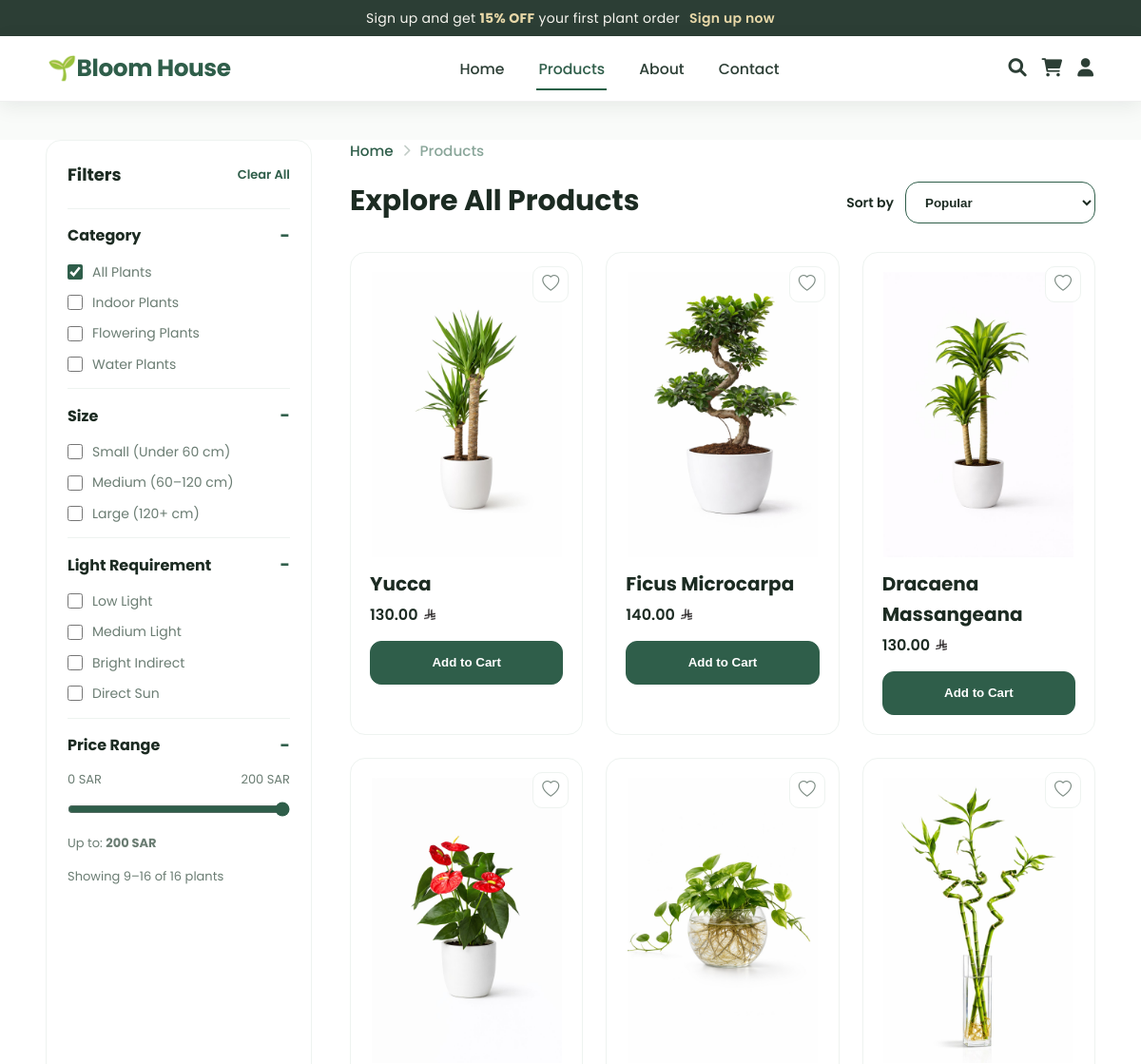
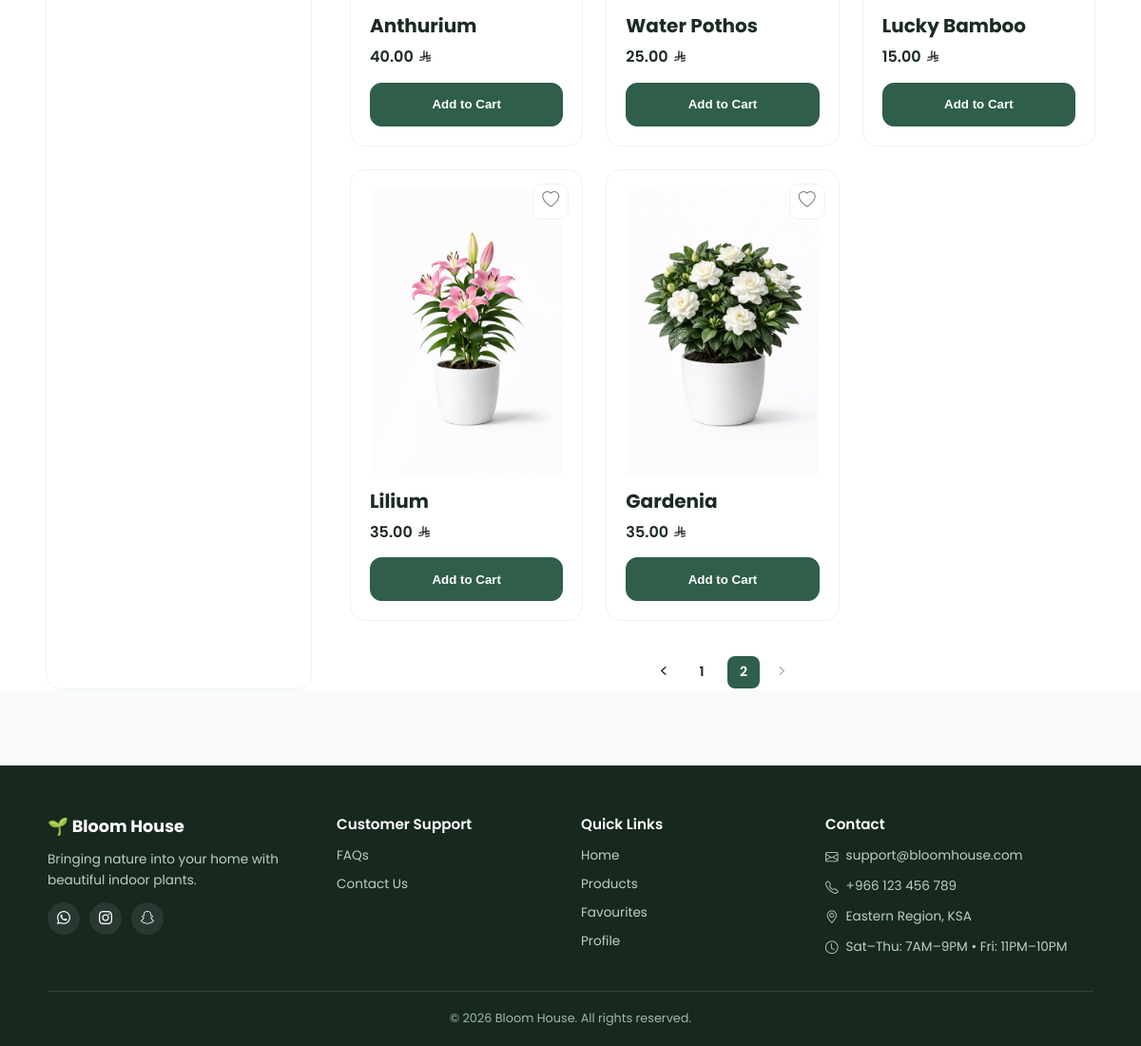
The app's page /products2.php with its own data (2 pictures, top to bottom).
### tables this page shows
CREATE TABLE `plants` (
  `plant_id` int(11) NOT NULL,
  `admin_id` int(11) DEFAULT NULL,
  `plant_name` varchar(100) NOT NULL,
  `description` text NOT NULL,
  `price` decimal(10,2) NOT NULL,
  `stock_quantity` int(11) NOT NULL,
  `light_requirement` varchar(100) NOT NULL,
  `watering_instruction` text NOT NULL,
  `image` varchar(255) NOT NULL,
  `availability_status` varchar(50) NOT NULL,
  `category` varchar(50) NOT NULL,
  `height_cm` int(11) NOT NULL,
  `humidity_requirement` enum('Low','Medium','High') NOT NULL
);

### products2.php (the view, shortened to what this page needs)
<?php
include("db_connect.php");
$currentPage = 2;
$limit = 8;
$offset = ($currentPage - 1) * $limit;
$categories = isset($_GET['category']) ? (array) $_GET['category'] : array();
$sizes = isset($_GET['size']) ? (array) $_GET['size'] : array();
$lights = isset($_GET['light']) ? (array) $_GET['light'] : array();
$maxPrice = isset($_GET['max_price']) && is_numeric($_GET['max_price']) ? (int) $_GET['max_price'] : '';
$sort = isset($_GET['sort']) ? trim($_GET['sort']) : '';
$allowedCategories = array('Indoor', 'Flower', 'Water');
$allowedSizes = array('small', 'medium', 'large');
$allowedLights = array('low', 'medium', 'bright', 'direct');
$allowedSort = array('price_asc', 'price_desc', 'newest');
$categories = array_values(array_intersect($categories, $allowedCategories));
$sizes = array_values(array_intersect($sizes, $allowedSizes));
$lights = array_values(array_intersect($lights, $allowedLights));
if (!in_array($sort, $allowedSort)) {
    $sort = '';
}
$whereSql = '';
$orderSql = " ORDER BY plant_id ASC";
$countSql = "SELECT COUNT(*) AS total FROM plants" . $whereSql;
$countResult =
    mysqli_query($conn, $countSql);
$countRow =
    mysqli_fetch_assoc($countResult);
$totalPlants = (int) $countRow['total'];
$totalPages = ceil($totalPlants / $limit);
$productSql = "SELECT plant_id, plant_name, price, image, category, light_requirement FROM plants" . $whereSql . $orderSql . " LIMIT $limit OFFSET $offset";
$result =
    mysqli_query($conn, $productSql);
$products = array();
if ($result) {
    while (
        $row =
        mysqli_fetch_assoc($result)
    ) {
        $products[] = $row;
    }
}
$startItem = 0;
$endItem = 0;
if ($totalPlants > 0 && !empty($products)) {
    $startItem = $offset + 1;
    $endItem = $offset + count($products);
}
function pageLink($fileName)
{
    $params = $_GET;
    unset($params['action']);
    unset($params['plant_id']);
    $query = http_build_query($params);
    return $fileName;
}
function isChecked($array, $value)
{
    return in_array($value, $array) ? 'checked' : '';
}
$favouritePlantIds = array();
$priceValue = ($maxPrice !== '') ? $maxPrice : 200;
?>
<!DOCTYPE html>
<html lang="en">
<head>
    <link rel="stylesheet" href="css/products.css">
    <link rel="stylesheet" href="css/layout.css">
    <link rel="stylesheet" href="https://cdn.jsdelivr.net/npm/bootstrap-icons/font/bootstrap-icons.css">
    <link rel="stylesheet" href="https://cdnjs.cloudflare.com/ajax/libs/font-awesome/6.0.0-beta3/css/all.min.css">
</head>
<body>
    <?php if (!isset($_SESSION['user_id'])) { ?>
        <div class="promo-bar">
            <div class="container promo-content">
                <p class="promo-text">
                    Sign up and get <strong>15% OFF</strong> your first plant order
                    <a href="register.php" class="promo-link">Sign up now</a>
                </p>
            </div>
        </div>
    <?php } ?>
    <header class="header">
        <div class="header-inner">
            <a class="logo" href="index.php">🌱Bloom House</a>
            <nav class="main-nav">
                <a href="index.php" class="nav-link">Home</a>
                <a href="products.php" class="nav-link active">Products</a>
                <a href="about.php" class="nav-link">About</a>
                <a href="contact.php" class="nav-link">Contact</a>
            </nav>
            <div class="header-actions">
                <a href="search.php" class="user-icon"><i class="fas fa-search"></i></a>
                <a href="cart.php" class="cart-icon"><i class="fas fa-shopping-cart"></i></a>
                <a href="profile.php" class="user-icon"><i class="fas fa-user"></i></a>
            </div>
        </div>
    </header>
    <main class="products-page">
        <div class="products-layout">
            <aside class="filters">
                <div class="filters-head">
                    <h2>Filters</h2>
                    <a class="filters-clear" href="products2.php">Clear All</a>
                </div>
                <details class="filter-box" open>
                    <summary class="filter-title">Category</summary>
                    <div class="filter-body">
                        <label class="check">
                            <input type="checkbox" class="clear-filter-key" data-key="category" <?php echo empty($categories) ? 'checked' : ''; ?>>
                            <span>All Plants</span>
                        </label>
                        <label class="check"><input type="checkbox" class="product-filter" data-key="category"
                                data-value="Indoor" <?php echo isChecked($categories, 'Indoor'); ?>><span>Indoor
                                Plants</span></label>
                        <label class="check"><input type="checkbox" class="product-filter" data-key="category"
                                data-value="Flower" <?php echo isChecked($categories, 'Flower'); ?>><span>Flowering
                                Plants</span></label>
                        <label class="check"><input type="checkbox" class="product-filter" data-key="category"
                                data-value="Water" <?php echo isChecked($categories, 'Water'); ?>><span>Water
                                Plants</span></label>
                    </div>
                </details>
                <details class="filter-box" open>
                    <summary class="filter-title">Size</summary>
                    <div class="filter-body">
                        <label class="check"><input type="checkbox" class="product-filter" data-key="size"
                                data-value="small" <?php echo isChecked($sizes, 'small'); ?>><span>Small (Under 60
                                cm)</span></label>
                        <label class="check"><input type="checkbox" class="product-filter" data-key="size"
                                data-value="medium" <?php echo isChecked($sizes, 'medium'); ?>><span>Medium (60–120
                                cm)</span></label>
                        <label class="check"><input type="checkbox" class="product-filter" data-key="size"
                                data-value="large" <?php echo isChecked($sizes, 'large'); ?>><span>Large (120+
                                cm)</span></label>
                    </div>
                </details>
                <details class="filter-box" open>
                    <summary class="filter-title">Light Requirement</summary>
                    <div class="filter-body">
                        <label class="check"><input type="checkbox" class="product-filter" data-key="light"
                                data-value="low" <?php echo isChecked($lights, 'low'); ?>><span>Low Light</span></label>
                        <label class="check"><input type="checkbox" class="product-filter" data-key="light"
                                data-value="medium" <?php echo isChecked($lights, 'medium'); ?>><span>Medium
                                Light</span></label>
                        <label class="check"><input type="checkbox" class="product-filter" data-key="light"
                                data-value="bright" <?php echo isChecked($lights, 'bright'); ?>><span>Bright
                                Indirect</span></label>
                        <label class="check"><input type="checkbox" class="product-filter" data-key="light"
                                data-value="direct" <?php echo isChecked($lights, 'direct'); ?>><span>Direct
                                Sun</span></label>
                    </div>
                </details>
                <details class="filter-box" open>
                    <summary class="filter-title">Price Range</summary>
                    <div class="filter-body">
                        <div class="range">
                            <div class="range-row">
                                <span class="range-min">0 SAR</span>
                                <span class="range-max">200 SAR</span>
                            </div>
                            <input class="range-input" type="range" min="0" max="200"
                                value="<?php echo $priceValue; ?>">
                            <p class="range-hint">Up to: <strong class="price-value"><?php echo $priceValue; ?>
                                    SAR</strong></p>
                        </div>
                    </div>
                </details>
                <p class="filters-note">Showing <?php echo $startItem; ?>–<?php echo $endItem; ?> of
                    <?php echo $totalPlants; ?> plants
                </p>
            </aside>
            <section class="products">
                <header class="products-head">
                    <div class="products-title">
                        <nav class="breadcrumb">
                            <a href="index.php">Home</a>
                            <i class="fas fa-chevron-right"></i>
                            <span>Products</span>
                        </nav>
                        <h1>Explore All Products</h1>
                    </div>
                    <div class="products-sort">
                        <span class="sort-label">Sort by</span>
                        <select class="sort-select">
                            <option value="" <?php echo $sort == '' ? 'selected' : ''; ?>>Popular</option>
                        </select>
                    </div>
                </header>
                <div class="products-grid">
                    <?php if (!empty($products)): ?>
                        <?php foreach ($products as $row): ?>
                            <article class="product-card">
                                <?php $rowIsFavourite = in_array((int) $row['plant_id'], $favouritePlantIds); ?>
                                <button type="button"
                                    class="fav-btn product-fav-btn <?php echo $rowIsFavourite ? 'active' : ''; ?>"
                                    data-plant-id="<?php echo (int) $row['plant_id']; ?>" title="Add to favourites">
                                    <i class="bi <?php echo $rowIsFavourite ? 'bi-heart-fill' : 'bi-heart'; ?>"></i>
                                </button>
                                <a class="product-media" href="product-details.php?id=<?php echo (int) $row['plant_id']; ?>">
                                    <img src="images/plants/<?php echo htmlspecialchars($row['image']); ?>"
                                        alt="<?php echo htmlspecialchars($row['plant_name']); ?>">
                                </a>
                                <div class="product-info">
                                    <h3 class="product-name"><?php echo htmlspecialchars($row['plant_name']); ?></h3>
                                    <div class="product-price"><?php echo htmlspecialchars($row['price']); ?> <span
                                            class="currency"><img src="images/icons/sar.png" alt="SAR" class="sar-icon"></span>
                                    </div>
                                    <form method="POST" class="cart-form">
                                        <button class="btn-cart" type="submit">
                                            <span class="btn-wrapper">
                                                <span class="btn-text">Add to Cart</span>
                                            </span>
                                        </button>
                                    </form>
                                </div>
                            </article>
                        <?php endforeach; ?>
                    <?php else: ?>
                        <p class="empty-products">No plants found.</p>
                    <?php endif; ?>
                </div>
                <nav class="pagination">
                    <a class="page-arrow <?php echo $currentPage <= 1 ? 'disabled' : ''; ?>"
                        href="<?php echo $currentPage <= 1 ? '#' : pageLink('products.php'); ?>">&lt;</a>
                    <a class="page <?php echo $currentPage == 1 ? 'active' : ''; ?>"
                        href="<?php echo pageLink('products.php'); ?>">1</a>
                    <?php if ($totalPages >= 2): ?>
                        <a class="page <?php echo $currentPage == 2 ? 'active' : ''; ?>"
                            href="<?php echo pageLink('products2.php'); ?>">2</a>
                    <?php endif; ?>
                    <a class="page-arrow <?php echo ($currentPage >= $totalPages || $totalPages == 1) ? 'disabled' : ''; ?>"
                        href="<?php echo ($currentPage >= $totalPages || $totalPages == 1) ? '#' : pageLink('products2.php'); ?>">&gt;</a>
                </nav>
            </section>
        </div>
    </main>
    <footer class="footer">
        <div class="footer-container">
            <div class="footer-brand">
                <a class="footer-logo" href="index.php">🌱 Bloom House</a>
                <p>Bringing nature into your home with beautiful indoor plants.</p>
                <div class="social-icons">
                    <a href="#" aria-label="WhatsApp"><i class="bi bi-whatsapp"></i></a>
                    <a href="#" aria-label="Instagram"><i class="bi bi-instagram"></i></a>
                    <a href="#" aria-label="Snapchat"><i class="bi bi-snapchat"></i></a>
                </div>
            </div>
            <div class="footer-col">
                <h3>Customer Support</h3>
                <ul>
                    <li><a href="faq.php">FAQs</a></li>
                    <li><a href="contact.php">Contact Us</a></li>
                </ul>
            </div>
            <div class="footer-col">
                <h3>Quick Links</h3>
                <ul>
                    <li><a href="index.php">Home</a></li>
                    <li><a href="products.php">Products</a></li>
                    <li><a href="favourites.php">Favourites</a></li>
                    <li><a href="profile.php">Profile</a></li>
                </ul>
            </div>
            <div class="footer-col footer-contact">
                <h3>Contact</h3>
                <ul>
                    <li><i class="bi bi-envelope"></i> support@bloomhouse.com</li>
                    <li><i class="bi bi-telephone"></i> +966 123 456 789</li>
                    <li><i class="bi bi-geo-alt"></i> Eastern Region, KSA</li>
                    <li><i class="bi bi-clock"></i> Sat–Thu: 7AM–9PM • Fri: 11PM–10PM</li>
                </ul>
            </div>
        </div>
        <div class="footer-bottom">
            <p>&copy; 2026 Bloom House. All rights reserved.</p>
        </div>
    </footer>
</body>
</html>

### records on screen
plants: image (picture), plant_name "Yucca", price "130.00"
plants: image (picture), plant_name "Ficus Microcarpa", price "140.00"
plants: image (picture), plant_name "Dracaena Massangeana", price "130.00"
plants: image (picture), plant_name "Anthurium", price "40.00"
plants: image (picture), plant_name "Water Pothos", price "25.00"
plants: image (picture), plant_name "Lucky Bamboo", price "15.00"
plants: image (picture), plant_name "Lilium", price "35.00"
plants: image (picture), plant_name "Gardenia", price "35.00"

### other values on screen
$priceValue "200"
$startItem "9"
$endItem "16"
$totalPlants "16"
